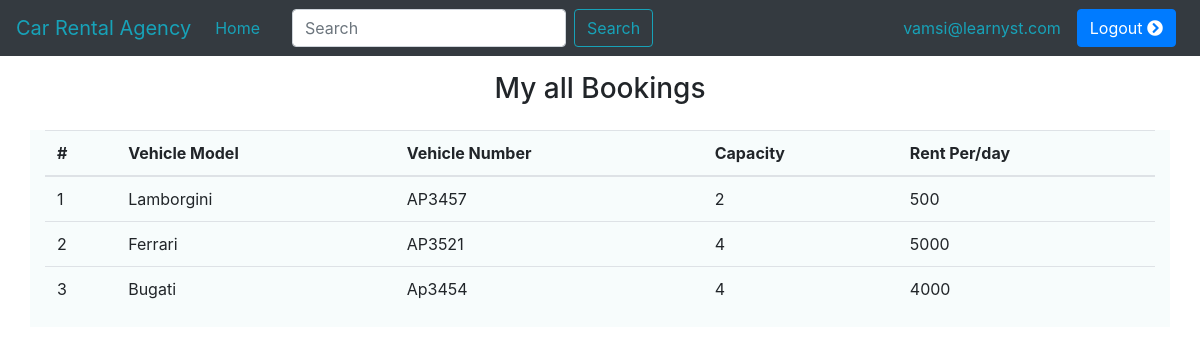
Screenshot of /myBookings.php (signed in) with the database file from the repository.
### tables this page shows
CREATE TABLE `added_cars` (
  `car_id` varchar(255) NOT NULL,
  `car_model` varchar(255) NOT NULL,
  `car_number` varchar(255) NOT NULL,
  `capacity` int(255) NOT NULL,
  `rent` int(255) NOT NULL,
  `availability` varchar(255) NOT NULL,
  `added_agency` varchar(255) NOT NULL
);

### myBookings.php (the view, shortened to what this page needs)
<?php
    include 'db_connect.php';
    include 'navbar.php';
?>
<html>
  <head>
    <link rel="stylesheet" href="https://cdn.jsdelivr.net/npm/bootstrap@4.6.2/dist/css/bootstrap.min.css">
    <link rel="stylesheet" href="https://use.fontawesome.com/releases/v5.7.0/css/all.css">
    <link rel="stylesheet" href="css/styles.css"/>
  </head>
  <body>
    <h3 class="my-3 text-center" >My all Bookings</h3>
    <div class="container mt-4" style="margin-top:70px; background-color: #f7fcfc">
     <div class="table-responsive">
      <table class="table">
        <thead>
          <tr>
            <th scope="col">#</th>
            <th scope="col">Vehicle Model</th>
            <th scope="col">Vehicle Number</th>
            <th scope="col">Capacity</th>
            <th scope="col">Rent Per/day</th>
          </tr>
        </thead>
        <tbody>
        <?php
          $user=$_SESSION['custo_mail'];
          $sno=1;
          $query=mysqli_query($db,"select car_model, car_number, capacity, rent from added_cars,booked_cars
          where added_cars.car_id= booked_cars.car_id
          and booked_cars.booked_customer='$user'");
          if($query){
              if(mysqli_num_rows($query)==0){
                  echo '</table><tr><center><h4 class="font">No Cars Are Booked</h4></center></tr>';
              }
              else{
                  while($fetch=mysqli_fetch_assoc($query)){
                    echo'
                      <tr>
                          <td>'.$sno++.'</td>
                          <td>'.$fetch['car_model'].'</td>
                          <td>'.$fetch['car_number'].'</td>
                          <td>'.$fetch['capacity'].'</td>
                          <td>'.$fetch['rent'].'</td>
                      </tr>';
                  }
              }
          }
        ?>
        </tbody>
      </table>
      </div>
    </div>
  </body>
</html>

### rows the page displays
added_cars: car_model "Lamborgini", car_number "AP3457", capacity "2", rent "500"
added_cars: car_model "Ferrari", car_number "AP3521", capacity "4", rent "5000"
added_cars: car_model "Bugati", car_number "Ap3454", capacity "4", rent "4000"

### other values shown
$_SESSION['custo_mail'] "vamsi@learnyst.com"
